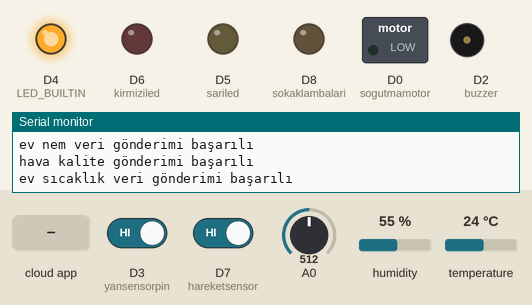
This sketch was run on a simulated ESP8266 (NodeMCU). Shown: switched loads named in the sketch (green lamp = pin HIGH), output pins drawn as LEDs (lit = HIGH, except the on-board LED, lit = LOW), buzzer (waves = sounding, pin HIGH), the last lines printed to the serial monitor. The test bench sets the inputs (shaded band); at power-on: D7 (hareketsensor) HIGH, D3 (yansensorpin) HIGH, A0 = 512, humidity 55 %, temperature 24 °C. WiFi joins after 1.5 s; servers stay silent unless stated; the Firebase database answers and starts empty.

Above: at 2.7 s.
2.8 s: D7 (hareketsensor) driven LOW
At 6.2 s:
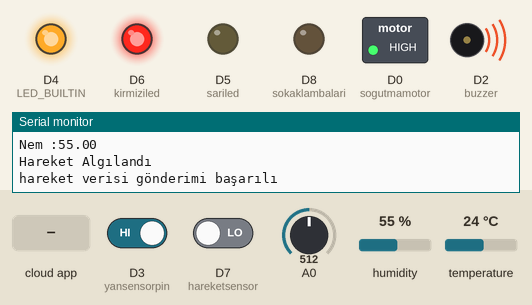
6.3 s: D3 (yansensorpin) driven LOW
At 8.1 s:
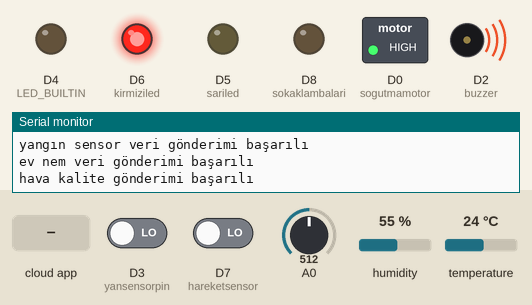
11.7 s: D7 (hareketsensor) driven HIGH
At 12.8 s:
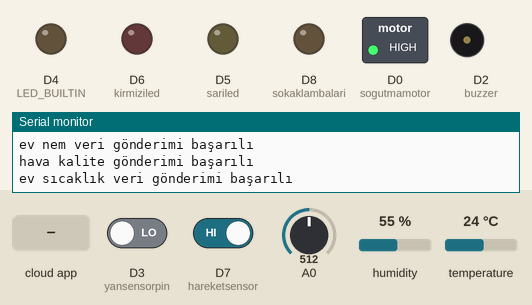
13.2 s: the phone or cloud app sets Durumu to 1
19.1 s: D3 (yansensorpin) driven HIGH
At 21.2 s:
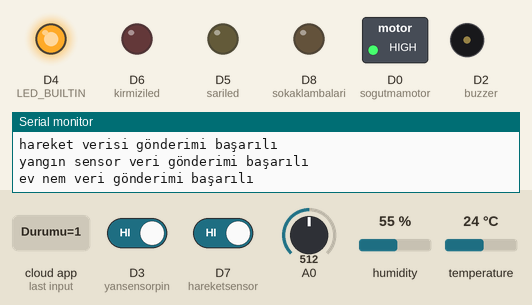
26.6 s: the phone or cloud app sets Durumu to 1
At 28.2 s:
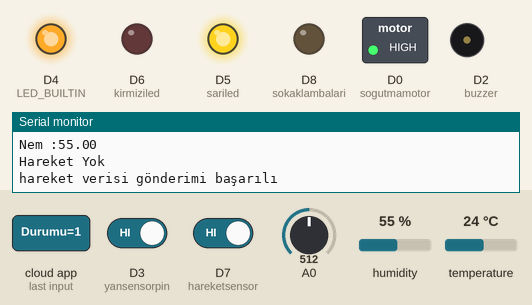
Timing chart, 0 to 29.7 s (numbered marks = the images above; inputs shaded):
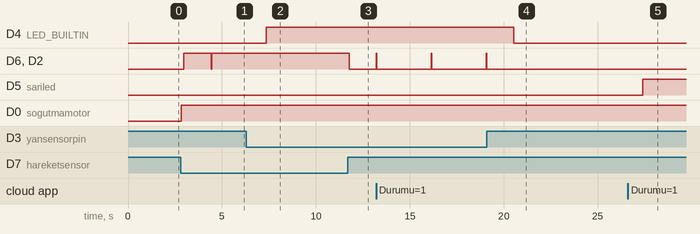

Measured:
- after the input at 2.8 s, D6 (kirmiziled), D2 (buzzer): LOW → HIGH after 0.18 s, → LOW 1.5 s later, → HIGH 0.02 s later
- after the input at 6.3 s, D4 (LED_BUILTIN): LOW → HIGH after 1.1 s; D6 (kirmiziled), D2 (buzzer): stops changing and stays HIGH
- after the input at 11.7 s, D6 (kirmiziled), D2 (buzzer): HIGH → LOW after 0.06 s
- after the input at 19.1 s, D4 (LED_BUILTIN): HIGH → LOW after 1.4 s; D6 (kirmiziled), D2 (buzzer): stops changing and stays LOW
- after the input at 26.6 s, D5 (sariled): LOW → HIGH after 0.80 s

The sketch:

maket_ev.ino
```cpp
#include <ESP8266WiFi.h>
#include <DHT.h>
#include "FirebaseESP8266.h"
#include "MQ135.h"


//1. Firebase veritabanı adresini, Token bilgisini ve ağ adresi bilgilerinizi giriniz.

#define WIFI_SSID "bhdrkurt"
#define WIFI_PASSWORD "35973597"
#define FIREBASE_HOST "bitirme-project-cced3-default-rtdb.firebaseio.com"
#define FIREBASE_AUTH "f0piNl1QF7DmTH81qXIhMIHTrMtqvPqAVw5yFrOs"
FirebaseData veritabanim;


//DHT11'in bağlı olduğu pin
int DHTPin = 5; //D1
#define DHTTYPE DHT11

//DHT sensorünüü tanı
DHT dht(DHTPin, DHTTYPE);
float sicaklik = 0.0;
float nem = 0.0;

int yansensorpin = 0; //D3
int havasensor, co2lvl, gas;
int hareketsensor = D7;
int sariled = 14; //D5
int sogutmamotor = 16; //D0
int buzzer = 4; //D2
int kirmiziled = 12; //D6
int sokaklambalari =15;//D8


void setup() {
  dht.begin();
  Serial.begin(115200);

  WiFi.begin(WIFI_SSID, WIFI_PASSWORD);
  Serial.print("Ağ Bağlantısı Oluşturuluyor");
  while (WiFi.status() != WL_CONNECTED)
  {
    Serial.print(".");
    delay(300);
  }
  Serial.println();
  Serial.print("IP adresine bağlanıldı: ");
  Serial.println(WiFi.localIP());
  Serial.println();

  //3. Firebase bağlantısı başlatılıyor
  Firebase.begin(FIREBASE_HOST, FIREBASE_AUTH);
  //4. Ağ bağlantısı kesilirse tekrar bağlanmasına izin veriyoruz
  Firebase.reconnectWiFi(true);

  //sulama sistemi tanımlamalar
  pinMode(havasensor, INPUT);
  pinMode(LED_BUILTIN, OUTPUT);
  pinMode(yansensorpin, INPUT);
  pinMode(hareketsensor, INPUT);
  digitalWrite(hareketsensor, LOW);
  pinMode(sariled, OUTPUT);
  pinMode(kirmiziled, OUTPUT);
  pinMode(sogutmamotor, OUTPUT);
  pinMode(buzzer, OUTPUT);
  pinMode(sokaklambalari, OUTPUT);

  digitalWrite(sogutmamotor, LOW);
  digitalWrite(sokaklambalari, LOW);
  digitalWrite(buzzer, LOW);
  digitalWrite(kirmiziled, LOW);
  digitalWrite(sariled, LOW);
}

void loop() {
  bool yanginsensordeger = digitalRead(yansensorpin);

  if (yanginsensordeger == 0)
  {
    digitalWrite(LED_BUILTIN, HIGH);
    digitalWrite(buzzer, HIGH);
    digitalWrite(kirmiziled, HIGH);
  }
  else
  {
    digitalWrite(LED_BUILTIN, LOW);
    digitalWrite(buzzer, LOW);
    digitalWrite(kirmiziled, LOW);
  }
  gas = analogRead(havasensor);
  co2lvl = gas - 30;
  co2lvl = map(co2lvl, 0, 1024, 400, 5000);
  Serial.print("Karbondioksit= ");
  Serial.println(co2lvl);

  sicaklik = dht.readTemperature();
  nem = dht.readHumidity();
  Serial.print("Sıcaklık :");
  Serial.println(sicaklik);
  Serial.print("Nem :");
  Serial.println(nem);


  bool hareket = digitalRead(hareketsensor);
  if (hareket == 0) { //Hareketlilik var ise içerideki komutlar uygulanır.
    Serial.println("Hareket Algılandı");
    digitalWrite(buzzer, HIGH);
    digitalWrite(kirmiziled, HIGH);
  } else { //Hareketlilik yok ise içerideki komutlar uygulanır.
    Serial.println("Hareket Yok");
    digitalWrite(buzzer, LOW);
    digitalWrite(kirmiziled, LOW);
  }
  delay(100);
  if (Firebase.setFloat(veritabanim, "/hareketsensorpin", hareket)) {
    Serial.println("hareket verisi gönderimi başarılı");
  }
  else {
    Serial.print("hareket verisi gönderilemedi, ");
    Serial.println(veritabanim.errorReason());
  }
  if (Firebase.setFloat(veritabanim, "/yansensorpinev", yanginsensordeger)) {
    Serial.println("yangın sensor veri gönderimi başarılı");
  }
  else {
    Serial.print("yangın sensor veri gönderilemedi, ");
    Serial.println(veritabanim.errorReason());
  }

  if (Firebase.setFloat(veritabanim, "/evnem", nem)) {
    Serial.println("ev nem veri gönderimi başarılı");
  }
  else {
    Serial.print("ev nem veri gönderilemedi, ");
    Serial.println(veritabanim.errorReason());
  }

  if (Firebase.setInt(veritabanim, "/havakalite", co2lvl)) {
    Serial.println("hava kalite gönderimi başarılı");
  }
  else {
    Serial.print("hava kalite veri gönderilemedi, ");
    Serial.println(veritabanim.errorReason());
  }
  if (Firebase.setFloat(veritabanim, "/evsicaklik", sicaklik)) {
    Serial.println("ev sıcaklık veri gönderimi başarılı");
  }
  else {
    Serial.print("ev sıcaklık veri gönderilemedi, ");
    Serial.println(veritabanim.errorReason());
  }
  if (Firebase.getBool(veritabanim, "Aydinlatma/Durumu")) {
    if (veritabanim.boolData() == true)
    {
      digitalWrite(sariled, HIGH);
    }
    else {
      digitalWrite(sariled, LOW);
    }
  }
  if (Firebase.getBool(veritabanim, "SokakLamba/Durumu")) {
    if (veritabanim.boolData() == true)
    {
      digitalWrite(sokaklambalari, HIGH);
    }
    else {
      digitalWrite(sokaklambalari, LOW);
    }
  }
  if (Firebase.getBool(veritabanim, "Havalandirma/Durumu")) {
    if (veritabanim.boolData() == true)
    {
      digitalWrite(sogutmamotor, LOW);
    }
    else {
      digitalWrite(sogutmamotor, HIGH);
    }
  }
  if (Firebase.getBool(veritabanim, "isitma/Durumu")) {
    if (veritabanim.boolData() == true)
    {
      digitalWrite(kirmiziled, HIGH);
    }
    else {
      digitalWrite(kirmiziled, LOW);
    }
  }
}
```
